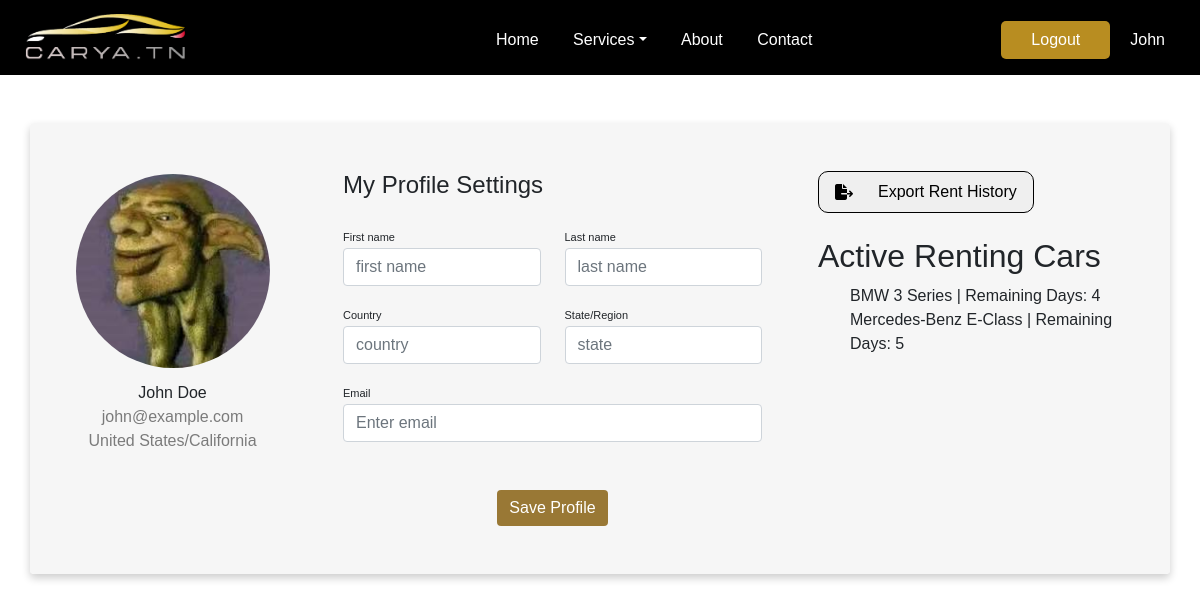
The app's page /carya.tn/Templates/profile.php (signed in) with its own data.
### tables this page shows
CREATE TABLE users (
    id INT AUTO_INCREMENT PRIMARY KEY,
    firstName VARCHAR(30),
    lastName VARCHAR(30),
    password CHAR(255),
    email VARCHAR(50),
    creation_date DATE DEFAULT CURRENT_DATE,
    role VARCHAR(30),
    country VARCHAR(30) DEFAULT '',
    state VARCHAR(30) DEFAULT '',
    profile_image CHAR(255) DEFAULT null
);

CREATE TABLE command (
    command_id INT AUTO_INCREMENT PRIMARY KEY,
    car_id INT,
    user_id INT,
    rental_date DATE DEFAULT CURRENT_DATE,
    start_date DATE,
    end_date DATE,
    rental_period INT,
    confirmed BOOLEAN

);

CREATE TABLE cars (
    id INT AUTO_INCREMENT PRIMARY KEY,
    brand VARCHAR(50),
    model VARCHAR(50),
    color VARCHAR(20),
    image CHAR(255),
    km INT,
    price DECIMAL,
    available BOOLEAN DEFAULT TRUE,
    owner_id INT
);

### carya.tn/src/Model/User.php (called while the page is built, shortened)
<?php
include_once $_SERVER['DOCUMENT_ROOT'] . '/Mini-PHP-Project/carya.tn/src/Lib/connect.php';
class User {
    public function __construct($id, $firstName, $lastName, $password, $email, $creation_date, $role, $country, $state, $profile_image = null) {
        $this->firstName = $firstName;
        $this->lastName = $lastName;
        $this->email = $email;
        $this->country = $country;
        $this->state = $state;
        $this->profile_image = $profile_image;
    }
    public static function getUserFromRow($row) {
        return new User(
            $row['id'],
            $row['firstName'],
            $row['lastName'],
            $row['password'],
            $row['email'],
            $row['creation_date'],
            $row['role'],
            $row['country'],
            $row['state'],
            $row['profile_image']
        );
    }
    public static function getUserById($userId) {
        global $pdo;
        try {
            $sql = "SELECT * FROM users WHERE id = ?";
            $stmt = $pdo->prepare($sql);
            $stmt->execute([$userId]);
            $userData = $stmt->fetch(PDO::FETCH_ASSOC);
            if ($userData) {
                $user = User::getUserFromRow($userData);
                return $user;
            } else {
                return null;
            }
        } catch (PDOException $e) {
            error_log("Error fetching user by ID: " . $e->getMessage());
            throw $e;
        }
    }
}
?>

### carya.tn/src/Model/Command.php (called while the page is built, shortened)
<?php
include_once $_SERVER['DOCUMENT_ROOT'] . '/Mini-PHP-Project/carya.tn/src/Lib/connect.php';
class Command {
    public function __construct($command_id, $car_id, $user_id, $rental_date, $start_date, $end_date, $rental_period, $confirmed) {
        $this->car_id = $car_id;
        $this->start_date = $start_date;
        $this->end_date = $end_date;
        $this->confirmed = $confirmed;
    }
    public static function getCommandFromRow($row) {
        return new Command(
            $row['command_id'],
            $row['car_id'],
            $row['user_id'],
            $row['rental_date'],
            $row['start_date'],
            $row['end_date'],
            $row['rental_period'],
            $row['confirmed']
        );
    }
    public static function getRentalCommandsByUserId($user_id) {
        global $pdo;
        try {
            $sql = "SELECT * FROM command WHERE user_id = ?";
            $stmt = $pdo->prepare($sql);
            $stmt->execute([$user_id]);
            $commands = [];
            while ($row = $stmt->fetch(PDO::FETCH_ASSOC)) {
                $command = Command::getCommandFromRow($row);
                $commands[] = $command;
            }
            return $commands;
        } catch (PDOException $e) {
            error_log("Error fetching rental commands by user ID: " . $e->getMessage());
            throw $e;
        }
    }
}
?>

### carya.tn/src/Model/Car.php (called while the page is built, shortened)
<?php
include_once $_SERVER['DOCUMENT_ROOT'] . '/Mini-PHP-Project/carya.tn/src/Lib/connect.php';
class Car {
    public static function getCarFromRow($row) {
        return new Car(
            $row['id'],
            $row['brand'],
            $row['model'],
            $row['color'],
            $row['image'],
            $row['km'],
            $row['price'],
            $row['owner_id'],
            $row['available']
        );
    }
    public static function getCarById($car_id) {
        global $pdo;
        try {
            $sql = "SELECT * FROM cars WHERE id = ?";
            $stmt = $pdo->prepare($sql);
            $stmt->execute([$car_id]);
            $car_data = $stmt->fetch(PDO::FETCH_ASSOC);
            if ($car_data) {
                $car = Car::getCarFromRow($car_data);
                return $car;
            } else {
                return null;
            }
        } catch (PDOException $e) {
            error_log("Error fetching car details: " . $e->getMessage());
            throw $e;
        }
    }
}
?>

### carya.tn/Templates/Profile.php (the view, shortened to what this page needs)
<?php
require_once $_SERVER['DOCUMENT_ROOT'] . '/Mini-PHP-Project/carya.tn/src/Lib/connect.php';
include_once $_SERVER['DOCUMENT_ROOT'] . '/Mini-PHP-Project/carya.tn/src/Model/Car.php';
include_once $_SERVER['DOCUMENT_ROOT'] . '/Mini-PHP-Project/carya.tn/src/Model/Command.php';
include_once $_SERVER['DOCUMENT_ROOT'] . '/Mini-PHP-Project/carya.tn/src/Model/User.php';
$user_id = $_SESSION['user_id'];
$userInfo = User::getUserById($user_id);
$activeRentingCars = Command::getRentalCommandsByUserId($user_id);
foreach ($activeRentingCars as &$row) {
    $carDetails = Car::getCarById($row->car_id);
    $row->car_id = $carDetails->brand;
    $row->car_model = $carDetails->model;
}
$currentDate = date('Y-m-d');
$activeRentingCars = array_filter($activeRentingCars, function ($car) use ($currentDate) {
    return $currentDate >= $car->start_date && $currentDate <= $car->end_date;
});
$activeRentingCars = array_filter($activeRentingCars, function ($car)  {
    return $car->confirmed=="1";
});
?>
<?php
$class = "profile-body"
?>
<div class="container rounded mt-5 mb-5 container">
    <div class="row">
        <div class="col-md-3 border-right">
            <div class="d-flex flex-column align-items-center text-center p-3 py-5">
                <div class="profile-pic-container">
                    <?php
                    if ($userInfo->profile_image) {
                        echo '<img id="profile-img" class="profile-pic" src="http://localhost/Mini-PHP-Project/carya.tn/Resources/profile_images/' . $userInfo->profile_image . '" onclick="document.getElementById(\'upload-profile-img\').click();">';
                    } else {
                        echo '<img id="profile-img" class="profile-pic" src="https://www.w3schools.com/howto/img_avatar2.png" onclick="document.getElementById(\'upload-profile-img\').click();">';
                    }
                    ?>
                </div>
                <span class="font-weight-bold"><?php echo $userInfo->firstName . ' ' . $userInfo->lastName; ?></span>
                <span class="text-black-50"><?php echo $userInfo->email; ?></span>
                <span class="text-black-50"><?php echo $userInfo->country . "/" . $userInfo->state; ?></span>
            </div>
        </div>
        <div class="col-md-5 border-right">
            <div class="p-3 py-5">
                <div class="d-flex justify-content-between align-items-center mb-3">
                    <h4 class="text-right">My Profile Settings</h4>
                </div>
                <form action="http://localhost/Mini-PHP-Project/carya.tn/src/Controllers/submit_profile.php" method="POST">
                    <div class="row mt-2">
                        <div class="col-md-6"><label class="labels">First name</label>
                            <input type="text" class="form-control" placeholder="first name" value="" name="fname">
                        </div>
                        <div class="col-md-6"><label class="labels">Last name</label>
                            <input type="text" class="form-control" value="" placeholder="last name" name="lname">
                        </div>
                    </div>
                    <div class="row mt-3">
                        <div class="col-md-6"><label class="labels">Country</label><input type="text" class="form-control" placeholder="country" name="country" value=""></div>
                        <div class="col-md-6"><label class="labels">State/Region</label><input type="text" class="form-control" name="state" value="" placeholder="state"></div>
                    </div>
                    <div class="row mt-3">
                        <div class="col-md-12"><label class="labels">Email</label><input type="text" class="form-control" placeholder="Enter email" value="" name="email"></div>
                    </div>
                        <div class="mt-5 text-center">
                        <button class="btn btn-primary profile-save-button" type="submit">Save Profile</button>
                    </div>
                </form>
            </div>
        </div>
        <div class="col-md-4">
            <div class="p-3 py-5">
                <div class="export">
                    <button class="export-button" id="export">
                        <i class="fas fa-file-export"></i>
                        <a class="link" href="#">Export Rent History</a>
                    </button>
                </div>
                <br>
                <div class="col-md-12">
                    <?php if ($activeRentingCars) : ?>
                        <h2>Active Renting Cars</h2>
                        <ul>
                            <?php foreach ($activeRentingCars as $car) : ?>
                                <li><?php echo $car->car_id . ' ' . $car->car_model . ' | ' . "Remaining Days: " . date_diff(date_create($currentDate), date_create($car->end_date))->format('%a'); ?></li>
                            <?php endforeach; ?>
                        </ul>
                    <?php else : ?>
                        <p>No active renting cars at the moment.</p>
                    <?php endif; ?>
                </div>
                <br>
            </div>
        </div>
    </div>
</div>
<?php $content = ob_get_clean(); ?>
<?php require('layout.php') ?>

### carya.tn/Templates/layout.php (shortened to what this page needs)
<?php
include_once $_SERVER['DOCUMENT_ROOT'] . '/Mini-PHP-Project/carya.tn/src/Model/User.php';
?>
<!DOCTYPE html>
<html lang="en">
    <head>
        <link href="https://cdn.jsdelivr.net/npm/bootstrap@5.0.0-alpha1/dist/css/bootstrap.min.css" rel="stylesheet">
        <link rel="stylesheet" href="https://cdnjs.cloudflare.com/ajax/libs/font-awesome/6.5.1/css/all.min.css">
        <link rel="stylesheet" href="http://localhost/Mini-PHP-Project/carya.tn/style.css">
    </head>
    <body class=<?= $class ?>>
        <nav class="navbar">
            <div class="navbar-logo">
                <a href="http://localhost/Mini-PHP-Project/carya.tn/index.php"><img src="http://localhost/Mini-PHP-Project/carya.tn/Resources/Logo1.png"></a>
            </div>
            <div class="navbar-menu">
                <ul>
                    <div class="basics">
                        <li class="navbar-link"><a href="http://localhost/Mini-PHP-Project/carya.tn/index.php">Home</a></li>
                        <li class="dropdown">
                            <a href="#" class="dropdown-toggle">Services</a>
                        </li>
                        <li class="navbar-link"><a href="http://localhost/Mini-PHP-Project/carya.tn/Templates/about.php">About</a></li>
                        <li class="navbar-link"><a href="http://localhost/Mini-PHP-Project/carya.tn/Templates/contact.php">Contact</a></li>
                    </div>
                </ul>
            </div>
            <div class="nav-user">
                <ul>
                    <?php
                        if(isset($_SESSION['user_id'])){
                            $user = User::getUserById($_SESSION['user_id']);
                            echo '<li class="login-button"><a href="http://localhost/Mini-PHP-Project/carya.tn/src/Controllers/logout.php">Logout</a></li>';
                            echo '<li class="profile-button"><a href="http://localhost/Mini-PHP-Project/carya.tn/Templates/profile.php">'.$user->firstName.'</a></li>';
                        }else{
                            echo '<li class="login-button"><a href="http://localhost/Mini-PHP-Project/carya.tn/Templates/login.php">Login</a></li>';
                        }
                    ?>
                </ul>
            </div>
        </nav>
        <?= $content ?>
    </body>
</html>

### carya.tn/style.css (style rules this page uses)
:root { --bg-color: #fff; --primary-color: #000000; --second-color: #196FE0; --hover-bg-color: #efefef; --shadow-1: 0px 2px 10px rgba(0, 0, 0, 0.3); --shadow-2: 0px 2px 10px rgba(26, 112, 224, 0.4); }
* { margin: 0; padding: 0; box-sizing: border-box; font-family: 'Poppins', sans-serif; }
body { background-image: url("http://localhost/Mini-PHP-Project/carya.tn/Resources/wallpaper-login2.jpg"); background-position: center; background-repeat: no-repeat; background-size: cover; background-attachment: fixed; }
a { text-decoration: none; color: var(--primary-color); font-weight: 500; }
ul { list-style-type: none; }
.navbar { background-color: black; color: #fff; padding: 10px 10px 5px 10px; display: flex; justify-content: space-between; align-items: center; z-index: 1000; }
.navbar-logo a { flex: 1; margin-left: 15px; color: lightblue; font-size: 24px; text-decoration: none; width: 30%; }
.navbar-logo img { width: 40%; object-fit:fill; transform: translateY(4px); }
.navbar-menu ul { list-style-type: none; margin: 0; padding: 0; margin-right: 15px; display: flex; align-items: center; }
.navbar-menu ul li { display: inline; margin-left: 10px; }
.navbar-menu ul li a { color: #fff; text-decoration: none; padding: 10px; }
.basics { flex: 1; }
.navbar-menu .navbar-link { position: relative; text-decoration: none; }
.navbar-menu .navbar-link::after { content: ''; position: absolute; bottom: -10px; left: 0; width: 0; height: 2px; background-color: whitesmoke; transition: width 0.3s ease-in-out; }
.navbar-menu ul .dropdown { position: relative; display: inline-block; }
.nav-user ul { list-style-type: none; margin: 0; padding: 0; margin-right: 15px; display: flex; align-items: center; }
.nav-user ul li { display: inline; margin-left: 10px; }
.nav-user ul li a { color: #fff; text-decoration: none; padding: 10px; }
.nav-user .login-button { margin-left: 120px; background-color: #b88d21; border-radius: 5px; padding: 7px 20px; color: white; text-decoration: none; }
.nav-user .profile-button { position: relative; color: black; text-decoration: none; }
.nav-user .profile-button::after { content: ''; position: absolute; bottom: -5px; left: 0; width: 0; height: 2px; background-color: whitesmoke; transition: width 0.3s ease-in-out; }
* { margin: 0; padding: 0; box-sizing: border-box; font-family: 'poppins',sans-serif; }
.profile-body .container { background-color: rgba(245, 245, 245, 0.843); backdrop-filter: blur(10px); border-radius: 10px; box-shadow: 0 4px 8px rgba(0, 0, 0, 0.2); }
.profile-body .profile-save-button { background: rgb(153, 120, 53); box-shadow: none; border: none }
.profile-body .labels { font-size: 11px }
.profile-body .export { display: flex; justify-content: space-between; align-items: center; }
.profile-body .export-button { display: flex; border: 1px solid #000; border-radius: 10px; padding: 8px 16px; align-items: center; }
.profile-body .export-button .fas { color: #000; text-decoration: none; }
.profile-body .export-button .link { margin-left: 25px; }
.profile-pic-container { position: relative; display: inline-block; margin-bottom: 10px; }
.profile-pic { width: 200px; height: 200px; border-radius: 50%; border: 3px solid transparent; }

### records on screen
users: firstName "John", profile_image (picture), lastName "Doe", email "john@example.com", country "United States", state "California"
command: car.brand "BMW", car.model "3 Series", end_date "4"
command: car.brand "Mercedes-Benz", car.model "E-Class", end_date "5"
